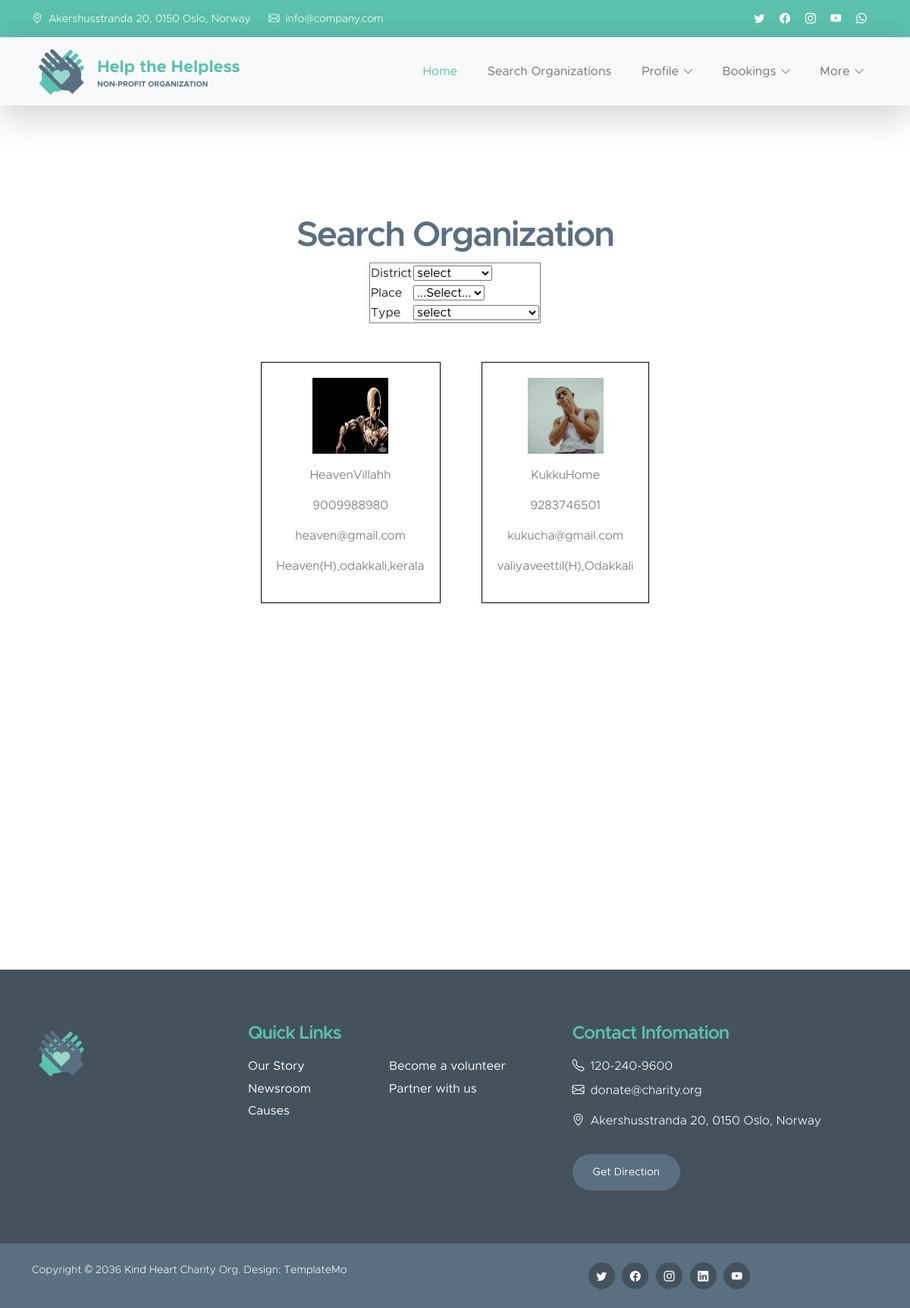
Page /Helpers/search/ on the committed database.
### Guest/models.py (models this page shows)
class tbl_organization(models.Model):
    org_name=models.CharField(max_length=50)
    org_email=models.CharField(max_length=50)
    org_contact=models.CharField(max_length=50)
    org_address=models.CharField(max_length=50)
    org_logo=models.FileField(upload_to="Orgdoc/")
    org_proof=models.FileField(upload_to="Orgdoc/")
    org_place=models.ForeignKey(tbl_place,on_delete=models.CASCADE)
    org_type=models.ForeignKey(tbl_type,on_delete=models.CASCADE)
    org_password=models.CharField(max_length=50)
    status=models.CharField(max_length=50,default=0,null=True)

### Helpers/views.py (the view)
# urls.py: path('search/',views.search,name="search"),
def search(request):
    district_data=tbl_district.objects.all()
    type_data=tbl_type.objects.all()
    odata=tbl_organization.objects.filter(status=1)
    if request.method=="POST":
        place=tbl_place.objects.get(id=request.POST.get('sel_place'))
        return render(request,'Helpers/Search.html',{'district':district_data,'type':type_data,'odata':odata})
    else:
           return render(request,'Helpers/Search.html',{'district':district_data,'type':type_data,'odata':odata})

### Helpers/Templates/Helpers/Search.html (shortened to what this page needs)
{% extends 'Helpers/header.html' %}
{% load static %}
{% block content %}
<!DOCTYPE html>
<html lang="en">
<head>
</head>
<body>
    <center>
        <h2>Search Organization</h2>
    <form action="" method="post" enctype="multipart/form-data">
        <table border="1">
            <tr>
                <td>District</td>
                <td>
                    <select name="dropdown" id="sel_dis">
                        <option value="">select</option>
                    </select>
                </td>
            </tr>
            <tr>
                <td>Place</td>
                <td>
                    <select name="sel_place" id="sel_place">
                        <option value="">...Select...</option>
                    </select>
                </td>
            </tr>
            <tr>
            <tr>
                <td>Type</td>
                <td>
                    <select name="sel_type" id="sel_type">
                        <option value="">select</option>
                    </select>
                </td>
            </tr>
        </table>
    </form>
    <br>
</center>
<table align="center" cellpadding="5" style="border-collapse: collapse" id="result">
    <tr>
        {% for i in odata %}
        <td>
            <div style="text-align:center;border:1px solid black;margin:22px;padding:20px">
                <p><img src="{{i.org_logo.url}}" width="100px" height="100px" /></p>
                <p>{{i.org_name}}</p>
                <p>{{i.org_contact}}</p>
                <p>{{i.org_email}}</p>
                <p>{{i.org_address}}</p>
            </div>
        </td>
        {% endfor %}
</table>
</body>
</html>
    {% endblock content%}

### Guest/static/Main/css/templatemo-kind-heart-charity.css (style rules this page uses)
:root { --white-color: #ffffff; --primary-color: #5bc1ac; --secondary-color: #5a6f80; --section-bg-color: #f0f8ff; --site-footer-bg-color: #44525d; --custom-btn-bg-color: #597081; --custom-btn-bg-hover-color: #5bc1ac; --dark-color: #000000; --p-color: #717275; --border-color: #e9eaeb; --body-font-family: 'Metropolis', sans-serif; --h1-font-size: 52px; --h2-font-size: 46px; --h3-font-size: 32px; --h4-font-size: 28px; --h5-font-size: 24px; --h6-font-size: 22px; --p-font-size: 16px; --btn-font-size: 18px; --copyright-font-size: 14px; --border-radius-large: 100px; --border-radius-medium: 20px; --border-radius-small: 10px; --font-weight-light: 300; --font-weight-normal: 400; --font-weight-semibold: 600; --font-weight-bold: 700; }
body { background-color: var(--white-color); font-family: var(--body-font-family); }
h2, h3, h4, h5, h6 { color: var(--dark-color); }
h1, h2, h3, h4, h5, h6 { font-weight: var(--font-weight-semibold); letter-spacing: -1px; }
h2 { color: var(--secondary-color); font-size: var(--h2-font-size); letter-spacing: -2px; }
p { color: var(--p-color); font-size: var(--p-font-size); font-weight: var(--font-weight-light); }

### rows in the picture
tbl_organization: org_logo (picture), org_name "HeavenVillahh", org_contact "9009988980", org_email "heaven@gmail.com", org_address "Heaven(H),odakkali,kerala"
tbl_organization: org_logo (picture), org_name "KukkuHome", org_contact "9283746501", org_email "kukucha@gmail.com", org_address "valiyaveettil(H),Odakkali"
